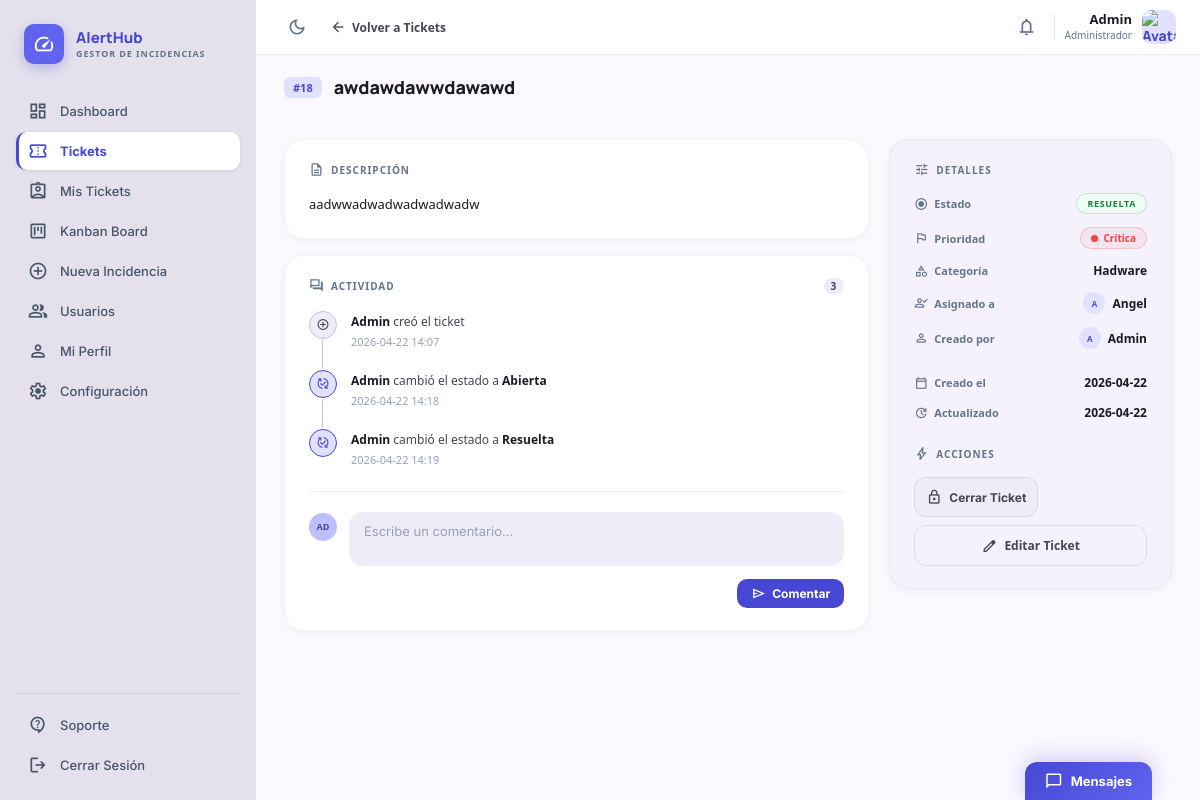
/index.php?controller=Ticket&action=detalle&id=18 (signed in), run on the app's committed database.
### tables this page shows
CREATE TABLE `users` (
  `id` int(11) NOT NULL,
  `nombre` varchar(80) NOT NULL,
  `email` varchar(120) NOT NULL,
  `password_hash` varchar(255) NOT NULL,
  `rol` enum('admin','user','cliente') NOT NULL DEFAULT 'user',
  `departamento_id` int(11) DEFAULT NULL,
  `remember_token` varchar(64) DEFAULT NULL,
  `avatar_path` varchar(255) DEFAULT NULL,
  `last_login_at` datetime DEFAULT NULL,
  `last_seen_at` datetime DEFAULT NULL,
  `is_active` tinyint(1) NOT NULL DEFAULT 1,
  `must_change_password` tinyint(1) NOT NULL DEFAULT 0,
  `remember_token_expires_at` datetime DEFAULT NULL,
  `created_at` datetime NOT NULL DEFAULT current_timestamp(),
  `updated_at` datetime DEFAULT NULL ON UPDATE current_timestamp(),
  `api_token_hash` varchar(64) DEFAULT NULL,
  `notification_prefs` text DEFAULT NULL
);

CREATE TABLE `tickets` (
  `id` int(11) NOT NULL,
  `titulo` varchar(160) NOT NULL,
  `descripcion` text NOT NULL,
  `categoria_id` int(11) NOT NULL,
  `departamento_id` int(11) DEFAULT NULL,
  `prioridad` enum('baja','media','alta','critica') NOT NULL DEFAULT 'media',
  `estado` enum('sin_abrir','abierta','en_proceso','resuelta','cerrada') NOT NULL DEFAULT 'sin_abrir',
  `creado_por` int(11) NOT NULL,
  `asignado_a` int(11) DEFAULT NULL,
  `cliente_email` varchar(120) DEFAULT NULL,
  `cliente_user_id` int(11) DEFAULT NULL,
  `created_at` datetime NOT NULL DEFAULT current_timestamp(),
  `updated_at` datetime DEFAULT NULL ON UPDATE current_timestamp(),
  `resolved_at` datetime DEFAULT NULL,
  `due_date` date DEFAULT NULL,
  `deleted_at` datetime DEFAULT NULL
);

CREATE TABLE `ticket_comments` (
  `id` int(11) NOT NULL,
  `ticket_id` int(11) NOT NULL,
  `user_id` int(11) DEFAULT NULL,
  `contenido` text NOT NULL,
  `is_internal` tinyint(1) NOT NULL DEFAULT 0,
  `event_type` varchar(30) DEFAULT NULL,
  `created_at` datetime NOT NULL DEFAULT current_timestamp(),
  `updated_at` datetime DEFAULT NULL ON UPDATE current_timestamp()
);

CREATE TABLE `categorias` (
  `id` int(11) NOT NULL,
  `nombre` varchar(80) NOT NULL,
  `departamento_id` int(11) DEFAULT NULL,
  `descripcion` varchar(255) DEFAULT NULL,
  `color` varchar(7) NOT NULL DEFAULT '#6366f1',
  `is_active` tinyint(1) NOT NULL DEFAULT 1,
  `created_at` datetime NOT NULL DEFAULT current_timestamp(),
  `updated_at` datetime DEFAULT NULL ON UPDATE current_timestamp()
);

### views/ticketDetailView.php (the view, shortened to what the rows shown need)
<?php
$user       ??= $_SESSION["usuario"] ?? ["nombre" => "Usuario", "rol" => "user"];
$role       ??= $user["rol"] ?? "user";
$cargoMap   = ['admin' => 'Administrador', 'cliente' => 'Cliente'];
$cargo      = $cargoMap[$role] ?? 'Agente de soporte';
?>
<?php require_once "views/common/cabecera.php"; ?>
<link rel="stylesheet" href="<?= BASE ?>/assets/css/app.css">
<link rel="stylesheet" href="<?= BASE ?>/assets/css/ticketDetail.css">
<aside class="app-sidebar">
  <div class="app-brand">
    <div>
      <h1>AlertHub</h1>
    </div>
  </div>
</aside>
<main class="app-main" id="main-content">
  <header class="app-topbar">
    <div class="app-topbar-right">
      <a href="index.php?controller=Perfil&action=verPerfil" class="app-user">
        <div class="app-user-info">
          <span class="app-user-name"><?= htmlspecialchars($user["nombre"]) ?></span>
          <span class="app-user-role"><?= htmlspecialchars($cargo) ?></span>
        </div>
      </a>
    </div>
  </header>
  <div class="app-canvas">
    <?php
      $ticket      ??= [];
      $comentarios ??= [];
      $estadoLabel = ['sin_abrir'=>'Sin abrir','abierta'=>'Abierta','en_proceso'=>'En proceso','resuelta'=>'Resuelta','cerrada'=>'Cerrada'];
      $estadoBadge = ['sin_abrir'=>'badge-sin-abrir','abierta'=>'badge-abierta','en_proceso'=>'badge-en-proceso','resuelta'=>'badge-resuelta','cerrada'=>'badge-cerrada'];
      $prioLabel   = ['baja'=>'Baja','media'=>'Media','alta'=>'Alta','critica'=>'Crítica'];
      $prioCls     = ['baja'=>'low','media'=>'medium','alta'=>'high','critica'=>'critical'];
      $estado = $ticket['estado']    ?? 'sin_abrir';
      $prio   = $ticket['prioridad'] ?? 'media';
      $tId    = (int)($ticket['id']  ?? 0);
    ?>
    <div class="td-page-header">
      <div class="td-title-row">
        <span class="td-ticket-id">#<?= $tId ?></span>
        <h2 class="td-page-title"><?= htmlspecialchars($ticket['titulo'] ?? '') ?></h2>
      </div>
    </div>
    <div class="td-grid">
      <div class="td-col-primary">
        <div class="td-card">
          <p class="td-section-title">
            <span class="material-symbols-outlined">description</span>
            Descripción
          </p>
          <div class="td-description">
            <?= nl2br(htmlspecialchars($ticket['descripcion'] ?? '')) ?>
          </div>
        </div>
        <div class="td-card">
          <div class="td-timeline">
            <div class="td-timeline-item<?= empty($comentarios) ? ' ultimo' : '' ?>">
              <div class="td-tl-body">
                <p class="td-event-text">
                  <strong><?= htmlspecialchars($ticket['creado_por_nombre'] ?? 'Sistema') ?></strong> creó el ticket
                </p>
                <span class="td-tl-time"><?= htmlspecialchars(substr($ticket['created_at'] ?? '', 0, 16)) ?></span>
              </div>
            </div>
            <?php
            $totalItems = count($comentarios);
            foreach ($comentarios as $idx => $c):
              $isLast    = ($idx === $totalItems - 1);
              $eventType = $c['event_type'] ?? '';
              $autor     = $c['autor_nombre'] ?? 'Sistema';
              $time      = htmlspecialchars(substr($c['created_at'] ?? '', 0, 16));
            ?>
            <?php if ($eventType !== ''):  ?>
              <?php
                if ($eventType === 'state_change') {
                  $parts    = explode('|', $c['contenido']);
                  $newState = $parts[1] ?? ($parts[0] ?? '');
                  $newLabel = $estadoLabel[$newState] ?? $newState;
                  $icon     = 'published_with_changes';
                  $nodeClass = 'status';
                  $text = '<strong>' . htmlspecialchars($autor) . '</strong> cambió el estado a <strong>' . htmlspecialchars($newLabel) . '</strong>';
                } else {
                  $icon     = 'info';
                  $nodeClass = 'event';
                  $text = htmlspecialchars($c['contenido']);
                }
              ?>
              <div class="td-timeline-item<?= $isLast ? ' ultimo' : '' ?>">
                <div class="td-tl-node <?= $nodeClass ?>">
                  <span class="material-symbols-outlined"><?= $icon ?></span>
                </div>
                <div class="td-tl-body">
                  <p class="td-event-text"><?= $text ?></p>
                  <span class="td-tl-time"><?= $time ?></span>
                </div>
              </div>
            <?php endif; ?>
            <?php endforeach; ?>
          </div>
        </div>
      </div>
      <div class="td-col-secondary">
        <div class="td-card-meta">
          <div class="td-meta-list">
            <div class="td-meta-row">
              <span class="td-meta-label">
                <span class="material-symbols-outlined">radio_button_checked</span>
                Estado
              </span>
              <span class="td-status-badge <?= $estadoBadge[$estado] ?? 'badge-sin-abrir' ?>">
                <?= $estadoLabel[$estado] ?? htmlspecialchars($estado) ?>
              </span>
            </div>
            <div class="td-meta-row">
              <span class="td-meta-label">
                <span class="material-symbols-outlined">flag</span>
                Prioridad
              </span>
              <span class="td-priority-badge <?= $prioCls[$prio] ?? 'medium' ?>">
                <span class="td-priority-dot"></span><?= $prioLabel[$prio] ?? htmlspecialchars($prio) ?>
              </span>
            </div>
            <div class="td-meta-row">
              <span class="td-meta-label">
                <span class="material-symbols-outlined">category</span>
                Categoría
              </span>
              <span class="td-meta-value"><?= htmlspecialchars($ticket['categoria_nombre'] ?? '—') ?></span>
            </div>
            <?php if (!empty($ticket['asignado_a_nombre'])): ?>
            <div class="td-meta-row">
              <span class="td-meta-label">
                <span class="material-symbols-outlined">person_check</span>
                Asignado a
              </span>
              <div class="td-meta-user">
                <?php
                  $nomAs   = $ticket['asignado_a_nombre'];
                  $partsAs = explode(' ', trim($nomAs));
                  $inicAs  = strtoupper(substr($partsAs[0],0,1).(isset($partsAs[1])?substr($partsAs[1],0,1):''));
                ?>
                <div class="td-user-avatar"><?= htmlspecialchars($inicAs) ?></div>
                <span><?= htmlspecialchars($nomAs) ?></span>
              </div>
            </div>
            <?php endif; ?>
            <div class="td-meta-row">
              <div class="td-meta-user">
                <?php
                  $nomCr   = $ticket['creado_por_nombre'] ?? 'Sistema';
                  $partsCr = explode(' ', trim($nomCr));
                  $inicCr  = strtoupper(substr($partsCr[0],0,1).(isset($partsCr[1])?substr($partsCr[1],0,1):''));
                ?>
                <div class="td-user-avatar"><?= htmlspecialchars($inicCr) ?></div>
                <span><?= htmlspecialchars($nomCr) ?></span>
              </div>
            </div>
          </div>
          <div class="td-meta-list">
            <div class="td-meta-row">
              <span class="td-meta-label">
                <span class="material-symbols-outlined">calendar_today</span>
                Creado el
              </span>
              <span class="td-meta-value"><?= htmlspecialchars(substr($ticket['created_at'] ?? '', 0, 10)) ?></span>
            </div>
            <div class="td-meta-row">
              <span class="td-meta-label">
                <span class="material-symbols-outlined">update</span>
                Actualizado
              </span>
              <span class="td-meta-value"><?= htmlspecialchars(substr($ticket['updated_at'] ?? $ticket['created_at'] ?? '', 0, 10)) ?></span>
            </div>
          </div>
        </div>
      </div>
    </div>
  </div>
</main>
<?php require_once "views/common/pie.php"; ?>

### data on the page
users: rol "Administrador"
tickets: id "18", titulo "awdawdawwdawawd", descripcion "aadwwadwadwadwadwadw", creado_por.nombre "Admin", created_at "2026-04-22 14:07", estado "RESUELTA", prioridad "Crítica", categoria.nombre "Hadware", asignado_a.nombre "A", asignado_a.nombre "Angel", creado_por.nombre "A", created_at "2026-04-22", updated_at "2026-04-22"
ticket_comments: user.nombre "Admin", contenido "Abierta", created_at "2026-04-22 14:18"
ticket_comments: user.nombre "Admin", contenido "Resuelta", created_at "2026-04-22 14:19"

### other printed values
$user["nombre"] "Admin"
count($comentarios) + 1 "3"
substr($user["nombre"], 0, 2) "AD"
